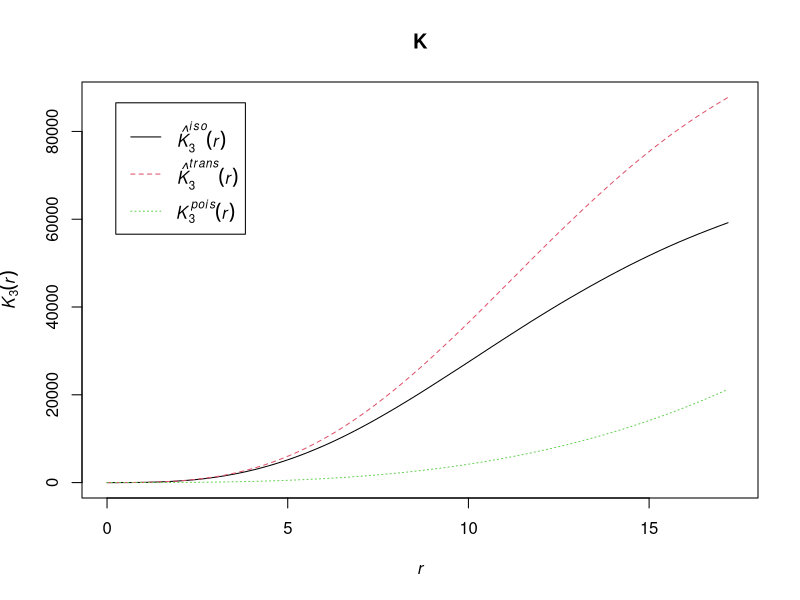

This figure's R source:
install.packages('spatstat')
library(spatstat)
data <- read.csv('newdata.csv')
ThreeD <- pp3(data[,1], data[,2], data[,3], box3(c(-20,20)))
K <- K3est(ThreeD)
plot(K)
#X <- rpoispp3(42)
